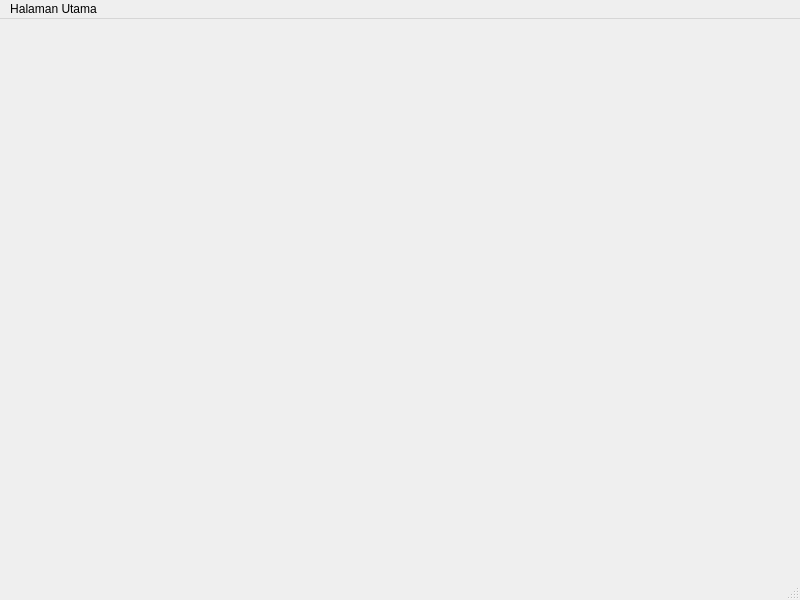
<?xml version="1.0" encoding="UTF-8"?>
<ui version="4.0">
 <class>MainPertambangan</class>
 <widget class="QMainWindow" name="MainPertambangan">
  <property name="geometry">
   <rect>
    <x>0</x>
    <y>0</y>
    <width>800</width>
    <height>600</height>
   </rect>
  </property>
  <property name="windowTitle">
   <string>MainPertambangan</string>
  </property>
  <widget class="QWidget" name="centralwidget"/>
  <widget class="QMenuBar" name="menubar">
   <property name="geometry">
    <rect>
     <x>0</x>
     <y>0</y>
     <width>800</width>
     <height>25</height>
    </rect>
   </property>
   <widget class="QMenu" name="menuHalaman_Utama">
    <property name="title">
     <string>Halaman Utama</string>
    </property>
    <addaction name="actionData_Konsumen"/>
    <addaction name="actionData_Pemesanan"/>
    <addaction name="actionData_Produksi"/>
    <addaction name="actionData_Pengiriman"/>
   </widget>
   <addaction name="menuHalaman_Utama"/>
  </widget>
  <widget class="QStatusBar" name="statusbar"/>
  <action name="actionData_Konsumen">
   <property name="text">
    <string>Data Konsumen</string>
   </property>
  </action>
  <action name="actionData_Pemesanan">
   <property name="text">
    <string>Data Pemesanan</string>
   </property>
  </action>
  <action name="actionData_Produksi">
   <property name="text">
    <string>Data Produksi</string>
   </property>
  </action>
  <action name="actionData_Pengiriman">
   <property name="text">
    <string>Data Pengiriman</string>
   </property>
  </action>
 </widget>
 <resources/>
 <connections/>
</ui>
